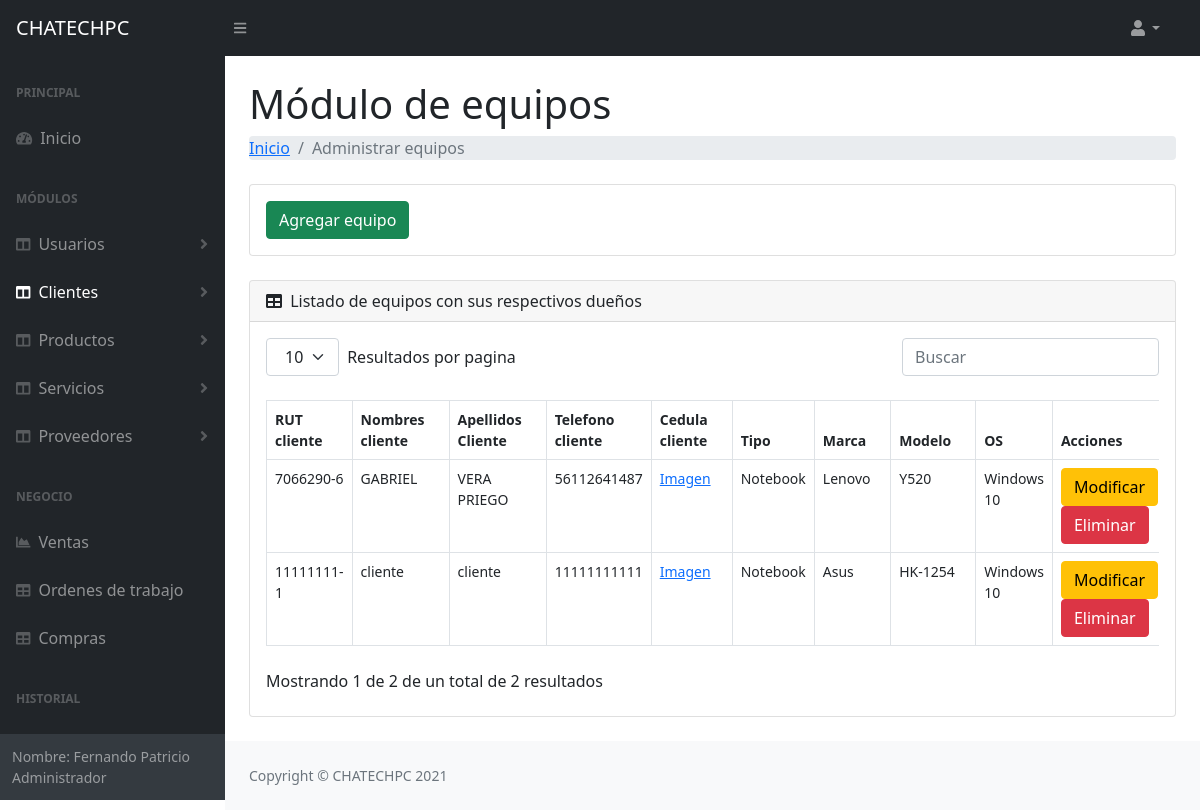
/administrar_equipos.php (signed in), run on the app's committed database.
### tables this page shows
CREATE TABLE IF NOT EXISTS `equipo` (
  `idequipo` int(11) NOT NULL AUTO_INCREMENT,
  `tipo` varchar(100) DEFAULT NULL,
  `marca` varchar(100) DEFAULT NULL,
  `modelo` varchar(100) DEFAULT NULL,
  `sistema_operativo` varchar(100) DEFAULT NULL,
  `cliente_idcliente` int(11) NOT NULL,
  PRIMARY KEY (`idequipo`,`cliente_idcliente`),
  KEY `fk_equipo_cliente1` (`cliente_idcliente`)
);

CREATE TABLE IF NOT EXISTS `cliente` (
  `idcliente` int(11) NOT NULL AUTO_INCREMENT,
  `rut` varchar(10) DEFAULT NULL,
  `nombres` varchar(100) DEFAULT NULL,
  `apellidos` varchar(100) DEFAULT NULL,
  `direccion` varchar(100) DEFAULT NULL,
  `telefono` varchar(12) DEFAULT NULL,
  `correo` varchar(100) DEFAULT NULL,
  `edad` varchar(3) DEFAULT NULL,
  `cedula` varchar(100) DEFAULT NULL,
  `estado` varchar(8) DEFAULT NULL,
  PRIMARY KEY (`idcliente`)
);

### administrar_equipos.php (the view, shortened to what this page needs)
<?php
require_once "recursos/conexionBD.php";
?>
<!DOCTYPE html>
<html lang="es">
<head>
  <link rel="stylesheet" href="css/bootstrap.min.css">
  <link href="https://cdn.jsdelivr.net/npm/simple-datatables@latest/dist/style.css" rel="stylesheet" />
  <link href="css/styles.css" rel="stylesheet" />
  <link href="https://cdn.jsdelivr.net/npm/select2@4.1.0-rc.0/dist/css/select2.min.css" rel="stylesheet" />
</head>
<body class="sb-nav-fixed">
  <nav class="sb-topnav navbar navbar-expand navbar-dark bg-dark">
    <a class="navbar-brand ps-3" href="home.php">CHATECHPC</a>
    <button class="btn btn-link btn-sm order-1 order-lg-0 me-4 me-lg-0" id="sidebarToggle" href="#!"><i class="fas fa-bars"></i></button>
    <ul class="navbar-nav ms-auto ms-auto me-0 me-md-3 my-2 my-md-0">
      <li class=" nav-item dropdown">
        <a class="nav-link dropdown-toggle" id="navbarDropdown" href="#" role="button" data-bs-toggle="dropdown" aria-expanded="false"><i class="fas fa-user fa-fw"></i></a>
      </li>
    </ul>
  </nav>
  <div id="layoutSidenav">
    <div id="layoutSidenav_nav">
      <nav class="sb-sidenav accordion sb-sidenav-dark" id="sidenavAccordion">
        <div class="sb-sidenav-menu">
          <div class="nav">
            <div class="sb-sidenav-menu-heading">Principal</div>
            <a class="nav-link" href="home.php">
              <div class="sb-nav-link-icon"><i class="fas fa-tachometer-alt"></i></div>
              Inicio
            </a>
            <div class="sb-sidenav-menu-heading">Módulos</div>
            <a class="nav-link collapsed" href="#" data-bs-toggle="collapse" data-bs-target="#usuarios" aria-expanded="false" aria-controls="collapseLayouts">
              <div class="sb-nav-link-icon"><i class="fas fa-columns"></i></div>
              Usuarios
              <div class="sb-sidenav-collapse-arrow"><i class="fas fa-angle-down"></i></div>
            </a>
            <a class="nav-link collapsed active" href="#" data-bs-toggle="collapse" data-bs-target="#clientes" aria-expanded="false" aria-controls="collapseLayouts">
              <div class="sb-nav-link-icon"><i class="fas fa-columns"></i></div>
              Clientes
              <div class="sb-sidenav-collapse-arrow"><i class="fas fa-angle-down"></i></div>
            </a>
            <a class="nav-link collapsed" href="#" data-bs-toggle="collapse" data-bs-target="#productos" aria-expanded="false" aria-controls="collapseLayouts">
              <div class="sb-nav-link-icon"><i class="fas fa-columns"></i></div>
              Productos
              <div class="sb-sidenav-collapse-arrow"><i class="fas fa-angle-down"></i></div>
            </a>
            <a class="nav-link collapsed" href="#" data-bs-toggle="collapse" data-bs-target="#servicios" aria-expanded="false" aria-controls="collapseLayouts">
              <div class="sb-nav-link-icon"><i class="fas fa-columns"></i></div>
              Servicios
              <div class="sb-sidenav-collapse-arrow"><i class="fas fa-angle-down"></i></div>
            </a>
            <a class="nav-link collapsed" href="#" data-bs-toggle="collapse" data-bs-target="#proveedores" aria-expanded="false" aria-controls="collapseLayouts">
              <div class="sb-nav-link-icon"><i class="fas fa-columns"></i></div>
              Proveedores
              <div class="sb-sidenav-collapse-arrow"><i class="fas fa-angle-down"></i></div>
            </a>
            <div class="sb-sidenav-menu-heading">Negocio</div>
            <a class="nav-link" href="negocio.php">
              <div class="sb-nav-link-icon"><i class="fas fa-chart-area"></i></div>
              Ventas
            </a>
            <a class="nav-link" href="ot.php">
              <div class="sb-nav-link-icon"><i class="fas fa-table"></i></div>
              Ordenes de trabajo
            </a>
            <a class="nav-link" href="compras.php">
              <div class="sb-nav-link-icon"><i class="fas fa-table"></i></div>
              Compras
            </a>
            <div class="sb-sidenav-menu-heading">Historial</div>
            <a class="nav-link" href="historialBoleta.php">
            </a>
          </div>
        </div>
        <div class="sb-sidenav-footer">
        <div class="small"> <?php echo "Nombre: " . $_SESSION['nombres'] . " " . $_SESSION['tipo_usuario'] ?></div>
        </div>
      </nav>
    </div>
    <div id="layoutSidenav_content">
      <main>
        <div class="container-fluid px-4">
          <h1 class="mt-4">Módulo de equipos</h1>
          <ol class="breadcrumb mb-4">
            <li class="breadcrumb-item"><a href="home.php">Inicio</a></li>
            <li class="breadcrumb-item active">Administrar equipos</li>
          </ol>
          <div class="card mb-4">
            <div class="card-body">
              <button class="btn btn-success" data-toggle="modal" data-target="#add_new_record_modal">Agregar
                equipo</button>
            </div>
          </div>
          <div class="card mb-4" id="tablausuarios">
            <div class="card-header">
              <i class="fas fa-table me-1"></i> Listado de equipos con sus respectivos dueños
            </div>
            <div class="card-body">
              <table id="datatablesSimple">
                <thead>
                  <tr>
                    <th>RUT cliente</th>
                    <th>Nombres cliente</th>
                    <th>Apellidos Cliente</th>
                    <th>Telefono cliente</th>
                    <th>Cedula cliente</th>
                    <th>Tipo</th>
                    <th>Marca</th>
                    <th>Modelo</th>
                    <th>OS</th>
                    <th>Acciones</th>
                  </tr>
                </thead>
                <tbody>
                  <?php
                  $sql = "SELECT cliente.rut, cliente.nombres, cliente.apellidos, cliente.telefono, cliente.cedula,
                                 equipo.tipo, equipo.marca, equipo.modelo, equipo.sistema_operativo, equipo.idequipo
                            FROM equipo
                      INNER JOIN cliente
                              ON cliente.idcliente = equipo.cliente_idcliente";
                  $resultado = mysqli_query($conexion, $sql);
                  while ($ver = mysqli_fetch_row($resultado)) {
                  ?>
                    <tr>
                      <td><?php echo $ver[0] ?></td>
                      <td><?php echo $ver[1] ?></td>
                      <td><?php echo $ver[2] ?></td>
                      <td><?php echo $ver[3] ?></td>
                      <td><a target="_blank" href="<?php echo $ver[4] ?>">Imagen</a></td>
                      <td><?php echo $ver[5] ?></td>
                      <td><?php echo $ver[6] ?></td>
                      <td><?php echo $ver[7] ?></td>
                      <td><?php echo $ver[8] ?></td>
                      <th>
                        <button onclick="GetUserDetails('<?php echo $ver[9] ?>')" class="btn btn-warning">Modificar</button>
                        <button onclick="DeleteUser('<?php echo $ver[9] ?>')" class="btn btn-danger">Eliminar</button>
                      </th>
                    </tr>
                  <?php
                  }
                  ?>
                </tbody>
              </table>
            </div>
          </div>
        </div>
      </main>
      <footer class="py-4 bg-light mt-auto">
        <div class="container-fluid px-4">
          <div class="d-flex align-items-center justify-content-between small">
            <div class="text-muted">Copyright &copy; CHATECHPC 2021</div>
          </div>
        </div>
      </footer>
    </div>
  </div>
</body>
</html>

### data on the page
equipo: cliente_idcliente.rut "7066290-6", cliente_idcliente.nombres "GABRIEL", cliente_idcliente.apellidos "VERA PRIEGO", cliente_idcliente.telefono "56112641487", tipo "Notebook", marca "Lenovo", modelo "Y520", sistema_operativo "Windows 10"
equipo: cliente_idcliente.rut "11111111-1", cliente_idcliente.nombres "cliente", cliente_idcliente.apellidos "cliente", cliente_idcliente.telefono "11111111111", tipo "Notebook", marca "Asus", modelo "HK-1254", sistema_operativo "Windows 10"

### other printed values
$_SESSION['nombres'] "Fernando Patricio"
$_SESSION['tipo_usuario'] "Administrador"
